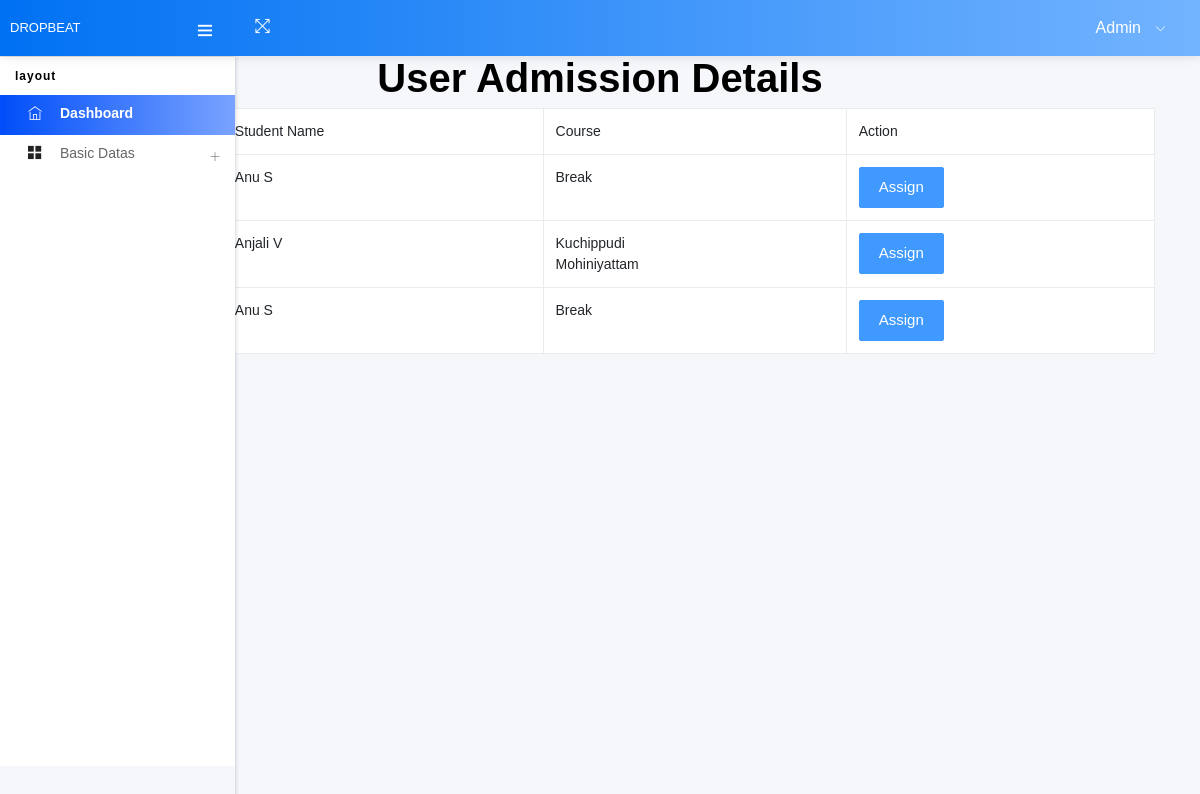
Before: /Project/Admin/UserAdmissionDetails.php with the older database file.
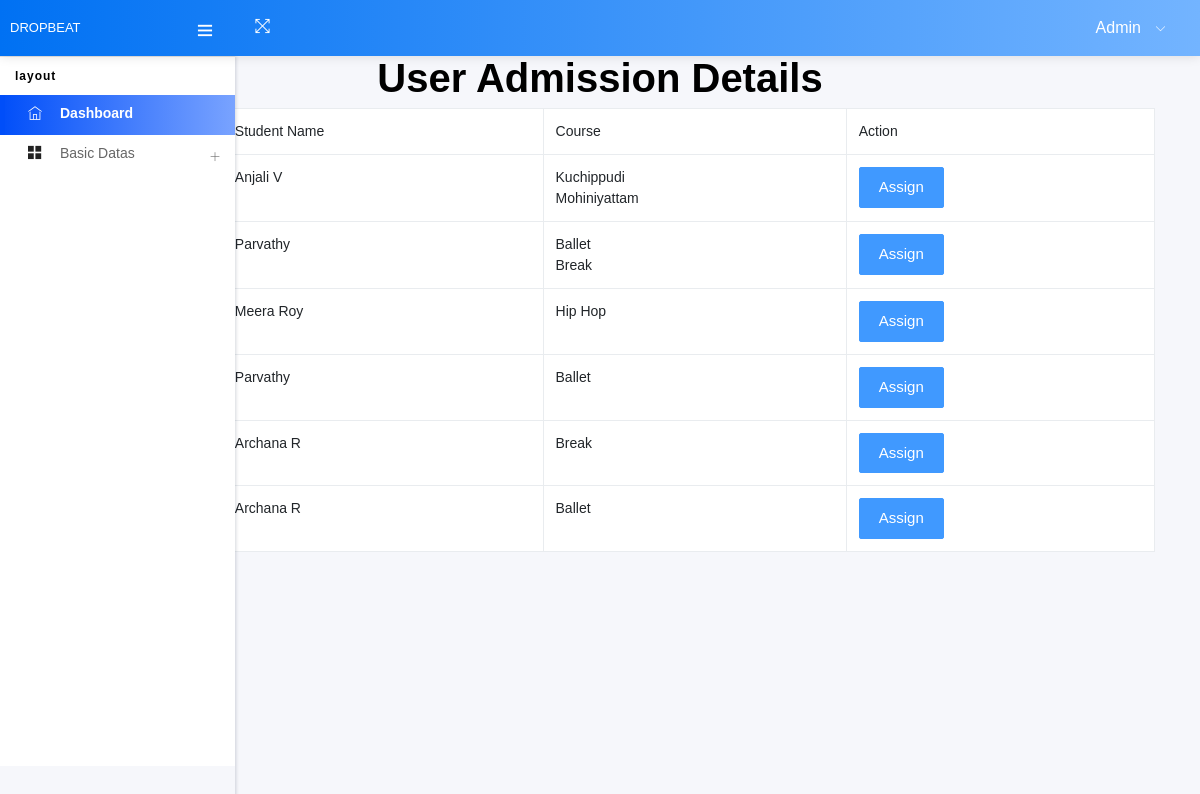
After: the same page with the newer database file.
### tables this page shows
CREATE TABLE `tbl_admission` (
  `admission_id` int(11) NOT NULL auto_increment,
  `admission_number` varchar(100) NOT NULL,
  `student_id` int(11) NOT NULL,
  `subcategory_id` varchar(100) NOT NULL,
  `grand_total` varchar(100) NOT NULL,
  `emi` varchar(100) NOT NULL,
  `count` varchar(100) NOT NULL,
  `admission_status` varchar(500) NOT NULL default '0',
  `payment_date` varbinary(500) NOT NULL,
  PRIMARY KEY  (`admission_id`)
);

CREATE TABLE `tbl_studentregistration` (
  `student_id` int(11) NOT NULL auto_increment,
  `student_name` varchar(50) NOT NULL,
  `student_contact` varchar(50) NOT NULL,
  `student_email` varchar(50) NOT NULL,
  `student_password` varchar(50) NOT NULL,
  `student_photo` varchar(50) NOT NULL,
  PRIMARY KEY  (`student_id`)
);

CREATE TABLE `tbl_subcategory` (
  `subcategory_id` int(11) NOT NULL auto_increment,
  `subcategory_name` varchar(100) NOT NULL,
  `category_id` int(11) NOT NULL,
  `subcategory_rate` varchar(50) NOT NULL,
  PRIMARY KEY  (`subcategory_id`)
);

### Project/Admin/UserAdmissionDetails.php (the view, shortened to what this page needs)
<!DOCTYPE html>
<html lang="en">
<head>
  <link href="https://cdn.jsdelivr.net/npm/bootstrap@5.5.0/dist/css/bootstrap.min.css" rel="stylesheet">
</head>
<body>
<body style="background-color:lightslategray;color: black;">
</body>
</html>
<?php
include("Head.php");
?>
<div class="container">
<center><h1>User Admission Details</h1></center>
        <form id="form1" name="form1" method="post" action="">
            <table class="table table-bordered" align="center" cellpadding="10">
                <tr>
                    <td>Sl. No</td>
                    <td>Student Name</td>
                    <td>Course</td>
                    <td>Action</td>
                </tr>
                <?php
                $i = 0;
                $selQry = "select * from tbl_admission a inner join tbl_studentregistration s on s.student_id=a.student_id";
                $data = mysql_query($selQry);
                while ($row = mysql_fetch_array($data)) {
                    $i++;
                ?>
                <tr>
                    <td><?php echo $i; ?></td>
                    <td><?php echo $row["student_name"]; ?></td>
                    <td>
                        <?php
                        $subcate = $row["subcategory_id"];
                        $delimiter = ",";
                        $stringArray = explode($delimiter, $subcate);
                        foreach ($stringArray as $checked) {
                            $selsub = "select * from tbl_subcategory where subcategory_id='" . $checked . "'";
                            $datasub = mysql_query($selsub);
                            $rowsub = mysql_fetch_array($datasub);
                            echo $rowsub["subcategory_name"];
                            echo "<br>";
                        }
                        ?>
                    </td>
                    <td><a href="ViewTrainer.php?stid=<?php echo $row["student_id"] ?>" class="btn btn-primary">Assign</a></td>
                </tr>
                <?php
                }
                ?>
            </table>
        </form>
    </div>

Changed rows visible on the page:
no longer on this page (row unchanged): tbl_admission: student.student_name "Anu S", tbl_subcategory (subcategory_name "Break")
no longer on this page (row unchanged): tbl_admission: student.student_name "Anu S", tbl_subcategory (subcategory_name "Break")
added tbl_admission: student.student_name "Parvathy", tbl_subcategory (subcategory_name "Break")
now on this page (row unchanged): tbl_subcategory: subcategory_name "Ballet"
added tbl_admission: student.student_name "Meera Roy"
now on this page (row unchanged): tbl_subcategory: subcategory_name "Hip Hop", shown under "Meera Roy"
added tbl_admission: student.student_name "Parvathy"
added tbl_admission: student.student_name "Archana R", tbl_subcategory (subcategory_name "Break")
added tbl_admission: student.student_name "Archana R"
